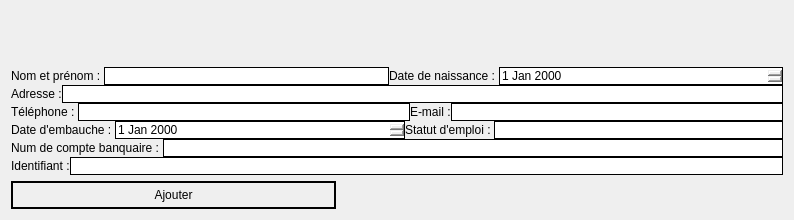
             <widget class="QWidget" name="tab_15">
              <attribute name="title">
               <string>  Ajouter employé  </string>
              </attribute>
              <layout class="QGridLayout" name="gridLayout_8">
               <item row="0" column="1">
                <widget class="QLabel" name="label_12">
                 <property name="sizePolicy">
                  <sizepolicy hsizetype="Ignored" vsizetype="Ignored">
                   <horstretch>0</horstretch>
                   <verstretch>0</verstretch>
                  </sizepolicy>
                 </property>
                 <property name="minimumSize">
                  <size>
                   <width>100</width>
                   <height>50</height>
                  </size>
                 </property>
                 <property name="text">
                  <string/>
                 </property>
                 <property name="pixmap">
                  <pixmap resource="icones.qrc">:/icones/icone/ajoutere.png</pixmap>
                 </property>
                 <property name="scaledContents">
                  <bool>true</bool>
                 </property>
                </widget>
               </item>
               <item row="3" column="0">
                <widget class="QPushButton" name="ajouter_e">
                 <property name="enabled">
                  <bool>true</bool>
                 </property>
                 <property name="mouseTracking">
                  <bool>true</bool>
                 </property>
                 <property name="styleSheet">
                  <string notr="true">font: 600 12pt &quot;Segoe UI&quot;;
color: rgb(0, 0, 0);
 border: 2px solid black;
    border-radius: 15px;
    padding: 5px; 
selection-background-color: rgb(0, 21, 155);
</string>
                 </property>
                 <property name="text">
                  <string>Ajouter</string>
                 </property>
                 <property name="checkable">
                  <bool>true</bool>
                 </property>
                 <property name="checked">
                  <bool>false</bool>
                 </property>
                 <property name="autoRepeat">
                  <bool>false</bool>
                 </property>
                 <property name="autoExclusive">
                  <bool>true</bool>
                 </property>
                </widget>
               </item>
               <item row="0" column="2">
                <spacer name="horizontalSpacer_8">
                 <property name="orientation">
                  <enum>Qt::Orientation::Horizontal</enum>
                 </property>
                 <property name="sizeType">
                  <enum>QSizePolicy::Policy::Fixed</enum>
                 </property>
                 <property name="sizeHint" stdset="0">
                  <size>
                   <width>335</width>
                   <height>20</height>
                  </size>
                 </property>
                </spacer>
               </item>
               <item row="1" column="0" rowspan="2" colspan="3">
                <layout class="QVBoxLayout" name="verticalLayout_6">
                 <property name="spacing">
                  <number>0</number>
                 </property>
                 <item>
                  <layout class="QHBoxLayout" name="horizontalLayout_7">
                   <item>
                    <widget class="QLabel" name="nomPrenom">
                     <property name="styleSheet">
                      <string notr="true">font: 600 12pt &quot;Segoe UI&quot;;
color: rgb(0, 0, 0);</string>
                     </property>
                     <property name="text">
                      <string>Nom et prénom : </string>
                     </property>
                    </widget>
                   </item>
                   <item>
                    <widget class="QLineEdit" name="lineEdit_2">
                     <property name="styleSheet">
                      <string notr="true">font: 600 12pt &quot;Segoe UI&quot;;
color: rgb(0, 0, 0);
 border: 1px solid black;</string>
                     </property>
                    </widget>
                   </item>
                   <item>
                    <widget class="QLabel" name="ddn">
                     <property name="styleSheet">
                      <string notr="true">font: 600 12pt &quot;Segoe UI&quot;;
color: rgb(0, 0, 0);</string>
                     </property>
                     <property name="text">
                      <string>Date de naissance : </string>
                     </property>
                    </widget>
                   </item>
                   <item>
                    <widget class="QDateEdit" name="dateEdit_2">
                     <property name="sizePolicy">
                      <sizepolicy hsizetype="Expanding" vsizetype="Fixed">
                       <horstretch>0</horstretch>
                       <verstretch>0</verstretch>
                      </sizepolicy>
                     </property>
                     <property name="styleSheet">
                      <string notr="true">font: 600 12pt &quot;Segoe UI&quot;;
color: rgb(0, 0, 0);
 border: 1px solid black;</string>
                     </property>
                    </widget>
                   </item>
                  </layout>
                 </item>
                 <item>
                  <layout class="QHBoxLayout" name="horizontalLayout_8">
                   <item>
                    <widget class="QLabel" name="label_2">
                     <property name="styleSheet">
                      <string notr="true">font: 600 12pt &quot;Segoe UI&quot;;
color: rgb(0, 0, 0);</string>
                     </property>
                     <property name="text">
                      <string>Adresse :</string>
                     </property>
                    </widget>
                   </item>
                   <item>
                    <widget class="QLineEdit" name="lineEdit_4">
                     <property name="styleSheet">
                      <string notr="true">font: 600 12pt &quot;Segoe UI&quot;;
color: rgb(0, 0, 0);
 border: 1px solid black;</string>
                     </property>
                    </widget>
                   </item>
                  </layout>
                 </item>
                 <item>
                  <layout class="QHBoxLayout" name="horizontalLayout_9">
                   <item>
                    <widget class="QLabel" name="label_3">
                     <property name="styleSheet">
                      <string notr="true">font: 600 12pt &quot;Segoe UI&quot;;
color: rgb(0, 0, 0);</string>
                     </property>
                     <property name="text">
                      <string>Téléphone : </string>
                     </property>
                    </widget>
                   </item>
                   <item>
                    <widget class="QLineEdit" name="lineEdit_5">
                     <property name="styleSheet">
                      <string notr="true">font: 600 12pt &quot;Segoe UI&quot;;
color: rgb(0, 0, 0);
 border: 1px solid black;</string>
                     </property>
                    </widget>
                   </item>
                   <item>
                    <widget class="QLabel" name="label_4">
                     <property name="styleSheet">
                      <string notr="true">font: 600 12pt &quot;Segoe UI&quot;;
color: rgb(0, 0, 0);</string>
                     </property>
                     <property name="text">
                      <string>E-mail :</string>
                     </property>
                    </widget>
                   </item>
                   <item>
                    <widget class="QLineEdit" name="lineEdit_6">
                     <property name="styleSheet">
                      <string notr="true">font: 600 12pt &quot;Segoe UI&quot;;
color: rgb(0, 0, 0);
 border: 1px solid black;</string>
                     </property>
                    </widget>
                   </item>
                  </layout>
                 </item>
                 <item>
                  <layout class="QHBoxLayout" name="horizontalLayout_10">
                   <item>
                    <widget class="QLabel" name="label_5">
                     <property name="styleSheet">
                      <string notr="true">font: 600 12pt &quot;Segoe UI&quot;;
color: rgb(0, 0, 0);</string>
                     </property>
                     <property name="text">
                      <string>Date d'embauche : </string>
                     </property>
                    </widget>
                   </item>
                   <item>
                    <widget class="QDateEdit" name="dateEdit">
                     <property name="sizePolicy">
                      <sizepolicy hsizetype="Expanding" vsizetype="Fixed">
                       <horstretch>0</horstretch>
                       <verstretch>0</verstretch>
                      </sizepolicy>
                     </property>
                     <property name="styleSheet">
                      <string notr="true">font: 600 12pt &quot;Segoe UI&quot;;
color: rgb(0, 0, 0);
 border: 1px solid black;</string>
                     </property>
                    </widget>
                   </item>
                   <item>
                    <widget class="QLabel" name="label_6">
                     <property name="styleSheet">
                      <string notr="true">font: 600 12pt &quot;Segoe UI&quot;;
color: rgb(0, 0, 0);</string>
                     </property>
                     <property name="text">
                      <string>Statut d'emploi : </string>
                     </property>
                    </widget>
                   </item>
                   <item>
                    <widget class="QLineEdit" name="lineEdit_8">
                     <property name="styleSheet">
                      <string notr="true">font: 600 12pt &quot;Segoe UI&quot;;
color: rgb(0, 0, 0);
 border: 1px solid black;</string>
                     </property>
                    </widget>
                   </item>
                  </layout>
                 </item>
                 <item>
                  <layout class="QHBoxLayout" name="horizontalLayout_11">
                   <item>
                    <widget class="QLabel" name="label_7">
                     <property name="styleSheet">
                      <string notr="true">font: 600 12pt &quot;Segoe UI&quot;;
color: rgb(0, 0, 0);</string>
                     </property>
                     <property name="text">
                      <string>Num de compte banquaire : </string>
                     </property>
                    </widget>
                   </item>
                   <item>
                    <widget class="QLineEdit" name="lineEdit_9">
                     <property name="styleSheet">
                      <string notr="true">font: 600 12pt &quot;Segoe UI&quot;;
color: rgb(0, 0, 0);
 border: 1px solid black;</string>
                     </property>
                    </widget>
                   </item>
                  </layout>
                 </item>
                 <item>
                  <layout class="QHBoxLayout" name="horizontalLayout_12">
                   <item>
                    <widget class="QLabel" name="label_10">
                     <property name="styleSheet">
                      <string notr="true">font: 600 12pt &quot;Segoe UI&quot;;
color: rgb(0, 0, 0);</string>
                     </property>
                     <property name="text">
                      <string>Identifiant :</string>
                     </property>
                    </widget>
                   </item>
                   <item>
                    <widget class="QLineEdit" name="lineEdit_12">
                     <property name="styleSheet">
                      <string notr="true">font: 600 12pt &quot;Segoe UI&quot;;
color: rgb(0, 0, 0);
 border: 1px solid black;</string>
                     </property>
                    </widget>
                   </item>
                  </layout>
                 </item>
                </layout>
               </item>
               <item row="0" column="0">
                <spacer name="horizontalSpacer_7">
                 <property name="orientation">
                  <enum>Qt::Orientation::Horizontal</enum>
                 </property>
                 <property name="sizeType">
                  <enum>QSizePolicy::Policy::Fixed</enum>
                 </property>
                 <property name="sizeHint" stdset="0">
                  <size>
                   <width>325</width>
                   <height>20</height>
                  </size>
                 </property>
                </spacer>
               </item>
              </layout>
             </widget>
